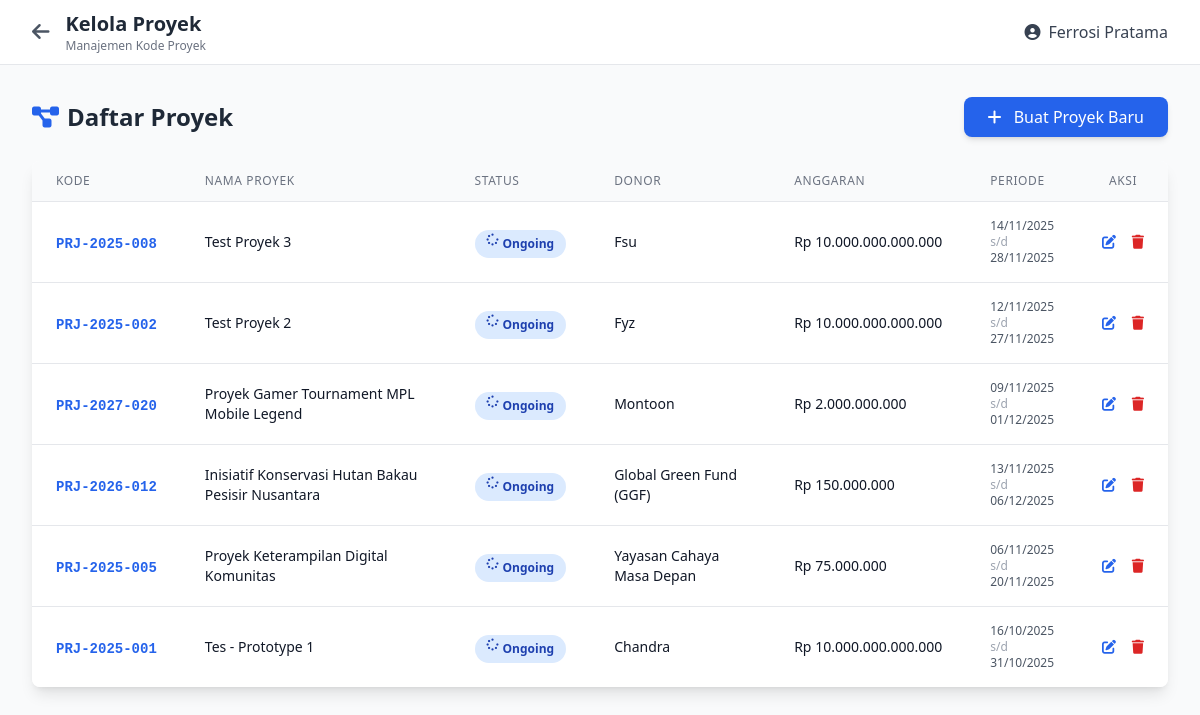
Page /pages/projects/manage_projects.php (signed in) on the earlier database version.
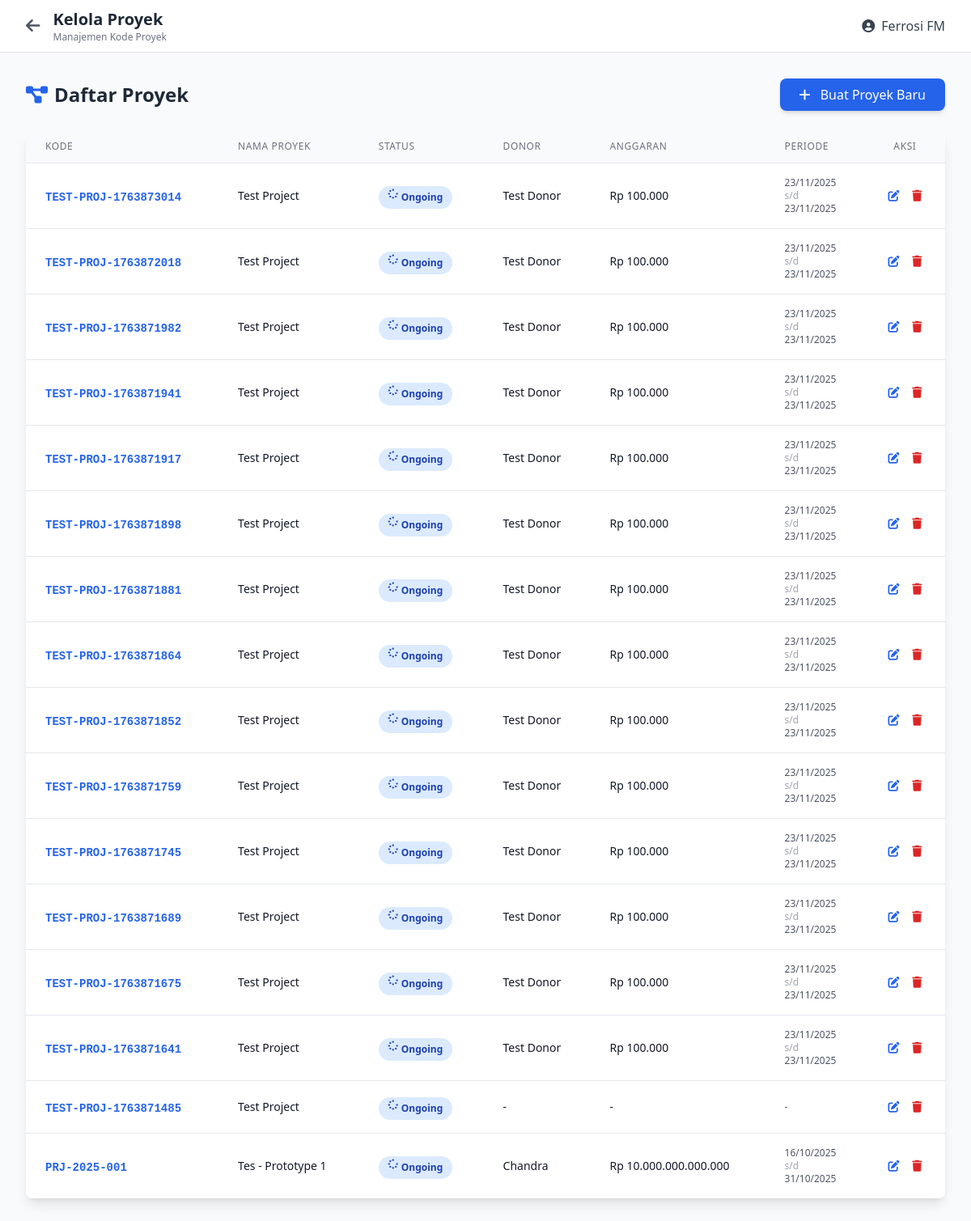
Same page on the later database version.
### tables this page shows
CREATE TABLE `proyek` (
  `kode_proyek` varchar(50) NOT NULL,
  `nama_proyek` varchar(255) NOT NULL,
  `status_proyek` enum('planning','ongoing','completed','cancelled') DEFAULT 'planning',
  `donor` varchar(255) DEFAULT NULL,
  `nilai_anggaran` decimal(15,2) DEFAULT NULL,
  `periode_mulai` date DEFAULT NULL,
  `periode_selesai` date DEFAULT NULL,
  `rekening_khusus` varchar(100) DEFAULT NULL,
  `created_at` timestamp NOT NULL DEFAULT current_timestamp(),
  `updated_at` timestamp NOT NULL DEFAULT current_timestamp() ON UPDATE current_timestamp()
);

### pages/projects/manage_projects.php (the view, shortened to what the changed rows need)
<?php
require_once '../../includes/config.php';
$user_name = $_SESSION['user_name'];
$projects = $conn->query("SELECT * FROM proyek ORDER BY created_at DESC");
?>
<!DOCTYPE html>
<html lang="id">
<head>
    <script src="https://cdn.tailwindcss.com"></script>
    <link rel="stylesheet" href="https://cdnjs.cloudflare.com/ajax/libs/font-awesome/6.4.0/css/all.min.css">
</head>
<body class="bg-gray-50 min-h-screen">
    <header class="bg-white border-b border-gray-200 sticky top-0 z-50">
        <div class="max-w-7xl mx-auto px-4 sm:px-6 lg:px-8">
            <div class="flex justify-between items-center h-16">
                <div class="flex items-center space-x-4">
                    <a href="javascript:history.back();" class="text-gray-600 hover:text-gray-800 transition" id="back-button">
                    </a>
                    <div>
                        <h1 class="text-xl font-bold text-gray-800">Kelola Proyek</h1>
                    </div>
                </div>
                <span class="text-gray-700 font-medium">
                    <i class="fas fa-user-circle mr-2"></i><?php echo $user_name; ?>
                </span>
            </div>
        </div>
    </header>
    <main class="max-w-7xl mx-auto px-4 sm:px-6 lg:px-8 py-8">
        <div class="flex justify-between items-center mb-6">
            <h2 class="text-2xl font-bold text-gray-800">
                <i class="fas fa-project-diagram mr-2 text-blue-600"></i>Daftar Proyek
            </h2>
        </div>
        <div class="bg-white rounded-lg shadow-lg overflow-hidden">
            <div class="overflow-x-auto">
                <table class="min-w-full divide-y divide-gray-200">
                    <thead class="bg-gray-50">
                        <tr>
                            <th class="px-6 py-3 text-left text-xs font-medium text-gray-500 uppercase tracking-wider">Kode</th>
                            <th class="px-6 py-3 text-left text-xs font-medium text-gray-500 uppercase tracking-wider">Nama Proyek</th>
                            <th class="px-6 py-3 text-left text-xs font-medium text-gray-500 uppercase tracking-wider">Status</th>
                            <th class="px-6 py-3 text-left text-xs font-medium text-gray-500 uppercase tracking-wider">Donor</th>
                            <th class="px-6 py-3 text-left text-xs font-medium text-gray-500 uppercase tracking-wider">Anggaran</th>
                            <th class="px-6 py-3 text-left text-xs font-medium text-gray-500 uppercase tracking-wider">Periode</th>
                            <th class="px-6 py-3 text-center text-xs font-medium text-gray-500 uppercase tracking-wider">Aksi</th>
                        </tr>
                    </thead>
                    <tbody class="bg-white divide-y divide-gray-200">
                        <?php if ($projects->num_rows > 0): ?>
                            <?php while ($project = $projects->fetch_assoc()): ?>
                            <tr class="hover:bg-gray-50 transition">
                                <td class="px-6 py-4 whitespace-nowrap">
                                    <span class="font-mono text-sm font-bold text-blue-600"><?php echo $project['kode_proyek']; ?></span>
                                </td>
                                <td class="px-6 py-4">
                                    <div class="text-sm font-medium text-gray-900"><?php echo $project['nama_proyek']; ?></div>
                                </td>
                                <td class="px-6 py-4 whitespace-nowrap">
                                    <?php
                                    $status_colors = [
                                        'planning' => 'bg-yellow-100 text-yellow-800',
                                        'ongoing' => 'bg-blue-100 text-blue-800',
                                        'completed' => 'bg-green-100 text-green-800',
                                        'cancelled' => 'bg-red-100 text-red-800'
                                    ];
                                    $status_icons = [
                                        'planning' => 'fa-calendar-alt',
                                        'ongoing' => 'fa-spinner',
                                        'completed' => 'fa-check-circle',
                                        'cancelled' => 'fa-times-circle'
                                    ];
                                    $status_labels = [
                                        'planning' => 'Planning',
                                        'ongoing' => 'Ongoing',
                                        'completed' => 'Completed',
                                        'cancelled' => 'Cancelled'
                                    ];
                                    $status = $project['status_proyek'];
                                    ?>
                                    <span class="px-3 py-1 inline-flex text-xs leading-5 font-semibold rounded-full <?php echo $status_colors[$status]; ?>">
                                        <i class="fas <?php echo $status_icons[$status]; ?> mr-1"></i>
                                        <?php echo $status_labels[$status]; ?>
                                    </span>
                                </td>
                                <td class="px-6 py-4">
                                    <div class="text-sm text-gray-900"><?php echo $project['donor'] ?: '-'; ?></div>
                                </td>
                                <td class="px-6 py-4 whitespace-nowrap">
                                    <div class="text-sm text-gray-900">
                                        <?php echo $project['nilai_anggaran'] ? 'Rp ' . number_format($project['nilai_anggaran'], 0, ',', '.') : '-'; ?>
                                    </div>
                                </td>
                                <td class="px-6 py-4 whitespace-nowrap">
                                    <div class="text-xs text-gray-600">
                                        <?php if ($project['periode_mulai'] || $project['periode_selesai']): ?>
                                            <?php echo $project['periode_mulai'] ? date('d/m/Y', strtotime($project['periode_mulai'])) : '-'; ?><br>
                                            <span class="text-gray-400">s/d</span><br>
                                            <?php echo $project['periode_selesai'] ? date('d/m/Y', strtotime($project['periode_selesai'])) : '-'; ?>
                                        <?php else: ?>
                                            -
                                        <?php endif; ?>
                                    </div>
                                </td>
                                <td class="px-6 py-4 whitespace-nowrap text-center text-sm font-medium">
                                    <button onclick="editProject('<?php echo htmlspecialchars(json_encode($project), ENT_QUOTES); ?>')"
                                        class="text-blue-600 hover:text-blue-900 mr-3" title="Edit">
                                        <i class="fas fa-edit"></i>
                                    </button>
                                    <button onclick="confirmDelete('<?php echo $project['kode_proyek']; ?>')"
                                        class="text-red-600 hover:text-red-900" title="Hapus">
                                        <i class="fas fa-trash"></i>
                                    </button>
                                </td>
                            </tr>
                            <?php endwhile; ?>
                        <?php endif; ?>
                    </tbody>
                </table>
            </div>
        </div>
    </main>
</body>
</html>

Differences in the rows shown:
removed proyek: kode_proyek "PRJ-2025-008", nama_proyek "Test Proyek 3", status_proyek "Ongoing", donor "Fsu", nilai_anggaran "10.000.000.000.000", periode_mulai "14/11/2025", periode_selesai "28/11/2025"
removed proyek: kode_proyek "PRJ-2025-002", nama_proyek "Test Proyek 2", status_proyek "Ongoing", donor "Fyz", nilai_anggaran "10.000.000.000.000", periode_mulai "12/11/2025", periode_selesai "27/11/2025"
removed proyek: kode_proyek "PRJ-2027-020", nama_proyek "Proyek Gamer Tournament MPL Mobile Legend", status_proyek "Ongoing", donor "Montoon", nilai_anggaran "2.000.000.000", periode_mulai "09/11/2025", periode_selesai "01/12/2025"
removed proyek: kode_proyek "PRJ-2026-012", nama_proyek "Inisiatif Konservasi Hutan Bakau Pesisir Nusantara", status_proyek "Ongoing", donor "Global Green Fund (GGF)", nilai_anggaran "150.000.000", periode_mulai "13/11/2025", periode_selesai "06/12/2025"
removed proyek: kode_proyek "PRJ-2025-005", nama_proyek "Proyek Keterampilan Digital Komunitas", status_proyek "Ongoing", donor "Yayasan Cahaya Masa Depan", nilai_anggaran "75.000.000", periode_mulai "06/11/2025", periode_selesai "20/11/2025"
added proyek: kode_proyek "TEST-PROJ-1763873014", nama_proyek "Test Project", status_proyek "Ongoing", donor "Test Donor", nilai_anggaran "100.000", periode_mulai "23/11/2025", periode_selesai "23/11/2025"
added proyek: kode_proyek "TEST-PROJ-1763872018", nama_proyek "Test Project", status_proyek "Ongoing", donor "Test Donor", nilai_anggaran "100.000", periode_mulai "23/11/2025", periode_selesai "23/11/2025"
added proyek: kode_proyek "TEST-PROJ-1763871982", nama_proyek "Test Project", status_proyek "Ongoing", donor "Test Donor", nilai_anggaran "100.000", periode_mulai "23/11/2025", periode_selesai "23/11/2025"
added proyek: kode_proyek "TEST-PROJ-1763871941", nama_proyek "Test Project", status_proyek "Ongoing", donor "Test Donor", nilai_anggaran "100.000", periode_mulai "23/11/2025", periode_selesai "23/11/2025"
added proyek: kode_proyek "TEST-PROJ-1763871917", nama_proyek "Test Project", status_proyek "Ongoing", donor "Test Donor", nilai_anggaran "100.000", periode_mulai "23/11/2025", periode_selesai "23/11/2025"
added proyek: kode_proyek "TEST-PROJ-1763871898", nama_proyek "Test Project", status_proyek "Ongoing", donor "Test Donor", nilai_anggaran "100.000", periode_mulai "23/11/2025", periode_selesai "23/11/2025"
added proyek: kode_proyek "TEST-PROJ-1763871881", nama_proyek "Test Project", status_proyek "Ongoing", donor "Test Donor", nilai_anggaran "100.000", periode_mulai "23/11/2025", periode_selesai "23/11/2025"
added proyek: kode_proyek "TEST-PROJ-1763871864", nama_proyek "Test Project", status_proyek "Ongoing", donor "Test Donor", nilai_anggaran "100.000", periode_mulai "23/11/2025", periode_selesai "23/11/2025"
added proyek: kode_proyek "TEST-PROJ-1763871852", nama_proyek "Test Project", status_proyek "Ongoing", donor "Test Donor", nilai_anggaran "100.000", periode_mulai "23/11/2025", periode_selesai "23/11/2025"
added proyek: kode_proyek "TEST-PROJ-1763871759", nama_proyek "Test Project", status_proyek "Ongoing", donor "Test Donor", nilai_anggaran "100.000", periode_mulai "23/11/2025", periode_selesai "23/11/2025"
added proyek: kode_proyek "TEST-PROJ-1763871745", nama_proyek "Test Project", status_proyek "Ongoing", donor "Test Donor", nilai_anggaran "100.000", periode_mulai "23/11/2025", periode_selesai "23/11/2025"
added proyek: kode_proyek "TEST-PROJ-1763871689", nama_proyek "Test Project", status_proyek "Ongoing", donor "Test Donor", nilai_anggaran "100.000", periode_mulai "23/11/2025", periode_selesai "23/11/2025"
added proyek: kode_proyek "TEST-PROJ-1763871675", nama_proyek "Test Project", status_proyek "Ongoing", donor "Test Donor", nilai_anggaran "100.000", periode_mulai "23/11/2025", periode_selesai "23/11/2025"
added proyek: kode_proyek "TEST-PROJ-1763871641", nama_proyek "Test Project", status_proyek "Ongoing", donor "Test Donor", nilai_anggaran "100.000", periode_mulai "23/11/2025", periode_selesai "23/11/2025"
added proyek: kode_proyek "TEST-PROJ-1763871485", nama_proyek "Test Project", status_proyek "Ongoing", donor "-"
Other differences:
$user_name: "Ferrosi Pratama" → "Ferrosi FM"
